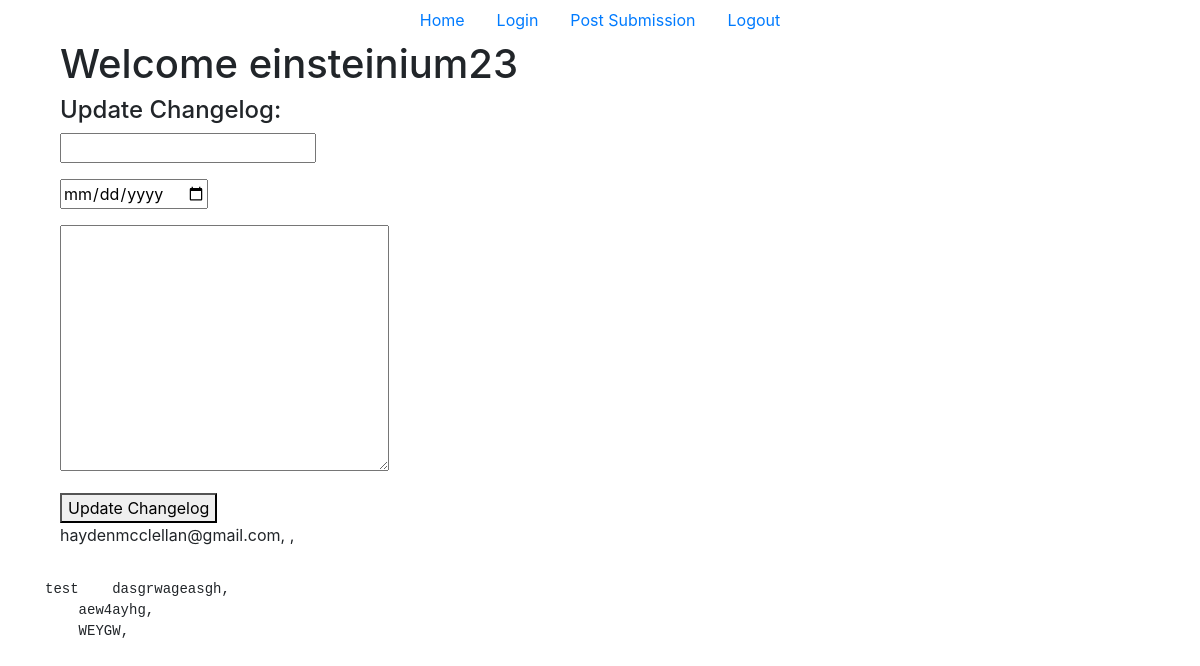
Screenshot of /admin/adminarea.php (signed in) with the database file from the repository.
### tables this page shows
CREATE TABLE IF NOT EXISTS `usersubmissions` (
  `id` int(11) NOT NULL AUTO_INCREMENT,
  `created_at` datetime NOT NULL DEFAULT current_timestamp(),
  `updated_at` datetime NOT NULL DEFAULT current_timestamp() ON UPDATE current_timestamp(),
  `description` varchar(500) DEFAULT NULL,
  `title` varchar(256) NOT NULL,
  `imgurl` varchar(256) DEFAULT NULL,
  `vidurl` varchar(256) DEFAULT NULL,
  `userid` int(10) unsigned NOT NULL,
  PRIMARY KEY (`id`),
  KEY `FK_usersubmissions_admin` (`userid`),
  CONSTRAINT `FK_usersubmissions_admin` FOREIGN KEY (`userid`) REFERENCES `admin` (`id`)
);

### admin/adminarea.php (the view, shortened to what this page needs)
<?php
include "../conn.php";
$sql = "SELECT* FROM `admin` ORDER BY email DESC";
$statement = $connection->prepare($sql);
$statement->execute();
$emails=$statement->fetchALL();
$sql = "SELECT* FROM usersubmissions";
$statement = $connection->prepare($sql);
$statement->execute();
$submissions=$statement->fetchALL();
?>
<!DOCTYPE html>
<html lang="en">
<head>
    <link rel="stylesheet" href="https://stackpath.bootstrapcdn.com/bootstrap/4.3.1/css/bootstrap.min.css">
</head>
<body>
    <div class="container">
    <?php include 'navadmin.php'; ?>
<div class="container">
<div class="row">
<div class="col">
<h1>Welcome <?php echo $_SESSION['username']; ?></h1>
<h4>Update Changelog:</h4>
<form action="" method="post">
<div class="form-group">
    <input type="text" name="Title" id="Title">
</div>
<div class="form-group">
    <input type="date" name="date" id="date">
</div>
<div class="form-group">
    <textarea name="Changelog" id="Changelog" cols="30" rows="10"></textarea>
</div>
<button type="submit" name="SubmitChange">Update Changelog</button>
</form>
    </div>
</div>
<div class="row">
    <div class="col">
    <?php
if ($emails && $statement->rowCount() > 0) { ?>
<p><?php
   foreach ($emails as $c ) { ?>
    <?php echo $c['email'];?>,
<?php
   }
  ?>
  </p>
  <?php
  }
  ?>
    </div>
</div>
</div>
<?php
if ($submissions && $statement->rowCount() > 0) { ?>
<p><?php
   foreach ($submissions as $c ) { ?>
   <pre><?php echo $c['title'];?>
    <?php echo $c['description'];?>,
    <?php echo $c['imgurl'];?>,
    <?php echo $c['vidurl'];?>,
</pre>
<?php
   }
  ?>
  </p>
  <?php
  }
  ?>
</div>
</body>
</html>

### rows the page displays
usersubmissions: title "test", description "dasgrwageasgh", imgurl "aew4ayhg", vidurl "WEYGW"

### other values shown
$_SESSION['username'] "einsteinium23"
$c['email'] "haydenmcclellan@gmail.com"
